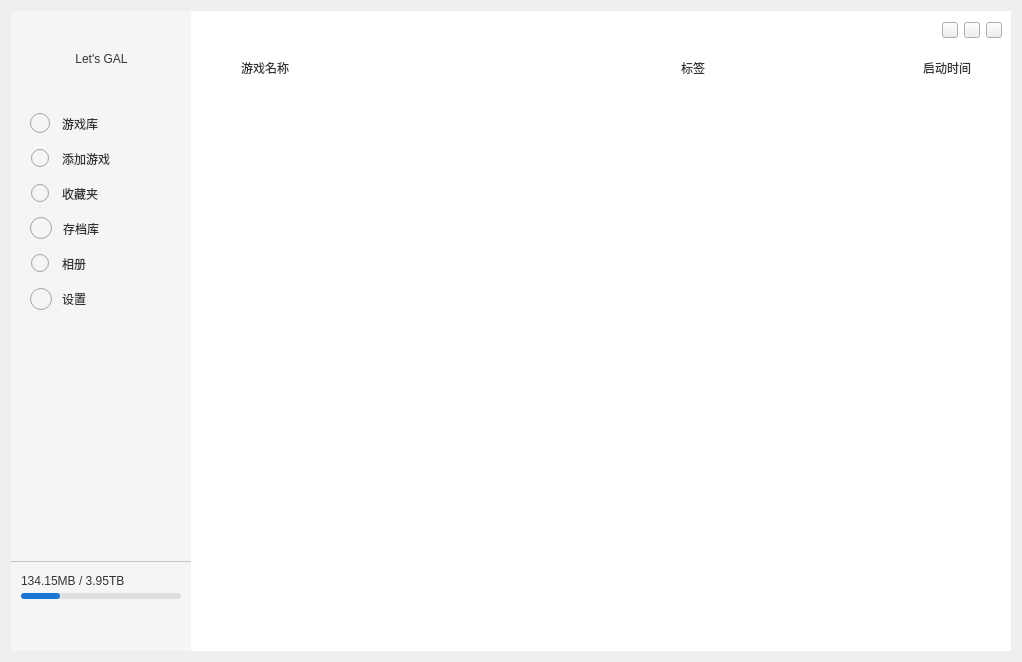
<?xml version="1.0" encoding="UTF-8"?>
<ui version="4.0">
 <class>MainScn</class>
 <widget class="QWidget" name="MainScn">
  <property name="geometry">
   <rect>
    <x>0</x>
    <y>0</y>
    <width>1022</width>
    <height>662</height>
   </rect>
  </property>
  <property name="windowTitle">
   <string>MainScn</string>
  </property>
  <layout class="QGridLayout" name="gridLayout">
   <item row="0" column="0">
    <widget class="QWidget" name="widget" native="true">
     <property name="styleSheet">
      <string notr="true">#widget{background-color: rgb(255, 255, 255);}</string>
     </property>
     <layout class="QGridLayout" name="gridLayout_2">
      <property name="leftMargin">
       <number>0</number>
      </property>
      <property name="topMargin">
       <number>0</number>
      </property>
      <property name="rightMargin">
       <number>0</number>
      </property>
      <property name="bottomMargin">
       <number>0</number>
      </property>
      <property name="spacing">
       <number>0</number>
      </property>
      <item row="0" column="1">
       <widget class="QWidget" name="widgetTitle" native="true">
        <property name="minimumSize">
         <size>
          <width>0</width>
          <height>30</height>
         </size>
        </property>
        <property name="maximumSize">
         <size>
          <width>16777215</width>
          <height>80</height>
         </size>
        </property>
        <property name="styleSheet">
         <string notr="true">#widgetTitle{background-color: rgb(255, 255, 255);}</string>
        </property>
        <layout class="QGridLayout" name="gridLayout_3">
         <property name="sizeConstraint">
          <enum>QLayout::SetMinimumSize</enum>
         </property>
         <property name="horizontalSpacing">
          <number>6</number>
         </property>
         <item row="0" column="0" colspan="2">
          <spacer name="horizontalSpacer_3">
           <property name="orientation">
            <enum>Qt::Horizontal</enum>
           </property>
           <property name="sizeType">
            <enum>QSizePolicy::Minimum</enum>
           </property>
           <property name="sizeHint" stdset="0">
            <size>
             <width>40</width>
             <height>20</height>
            </size>
           </property>
          </spacer>
         </item>
         <item row="0" column="2">
          <widget class="QPushButton" name="pushButtonMini">
           <property name="maximumSize">
            <size>
             <width>16</width>
             <height>16</height>
            </size>
           </property>
           <property name="styleSheet">
            <string notr="true">border-image: url(:/i/mini.png);</string>
           </property>
           <property name="text">
            <string/>
           </property>
          </widget>
         </item>
         <item row="0" column="4">
          <widget class="QPushButton" name="pushButtonClose">
           <property name="minimumSize">
            <size>
             <width>16</width>
             <height>16</height>
            </size>
           </property>
           <property name="maximumSize">
            <size>
             <width>16</width>
             <height>16</height>
            </size>
           </property>
           <property name="styleSheet">
            <string notr="true">#pushButtonClose{
border-image: url(:/i/close.png);
}
#pushButtonClose:hover{
border-image: url(:/i/close.png);
background-color: rgb(254, 235, 234);
}</string>
           </property>
           <property name="text">
            <string/>
           </property>
          </widget>
         </item>
         <item row="0" column="3">
          <widget class="QPushButton" name="pushButtonMaxAndNormal">
           <property name="maximumSize">
            <size>
             <width>16</width>
             <height>16</height>
            </size>
           </property>
           <property name="styleSheet">
            <string notr="true">border-image: url(:/i/max.png);</string>
           </property>
           <property name="text">
            <string/>
           </property>
           <property name="checkable">
            <bool>true</bool>
           </property>
           <property name="checked">
            <bool>false</bool>
           </property>
          </widget>
         </item>
        </layout>
       </widget>
      </item>
      <item row="2" column="1">
       <spacer name="horizontalSpacer">
        <property name="orientation">
         <enum>Qt::Horizontal</enum>
        </property>
        <property name="sizeHint" stdset="0">
         <size>
          <width>40</width>
          <height>0</height>
         </size>
        </property>
       </spacer>
      </item>
      <item row="1" column="1">
       <widget class="QStackedWidget" name="stackedWidgetLibrary">
        <property name="minimumSize">
         <size>
          <width>0</width>
          <height>520</height>
         </size>
        </property>
        <property name="styleSheet">
         <string notr="true">#stackedWidgetLibrary{background-color: rgb(255, 255, 255);}
</string>
        </property>
        <property name="currentIndex">
         <number>1</number>
        </property>
        <widget class="QWidget" name="page_2">
         <layout class="QGridLayout" name="gridLayout_5">
          <item row="6" column="2">
           <widget class="QPushButton" name="pushButtonFloder">
            <property name="minimumSize">
             <size>
              <width>65</width>
              <height>65</height>
             </size>
            </property>
            <property name="maximumSize">
             <size>
              <width>65000</width>
              <height>16777215</height>
             </size>
            </property>
            <property name="styleSheet">
             <string notr="true">border-image: url(:/i/floder.png);
margin-top: 5px;</string>
            </property>
            <property name="text">
             <string/>
            </property>
           </widget>
          </item>
          <item row="7" column="1">
           <spacer name="verticalSpacer_2">
            <property name="orientation">
             <enum>Qt::Vertical</enum>
            </property>
            <property name="sizeHint" stdset="0">
             <size>
              <width>20</width>
              <height>40</height>
             </size>
            </property>
           </spacer>
          </item>
          <item row="6" column="3">
           <spacer name="horizontalSpacer_6">
            <property name="orientation">
             <enum>Qt::Horizontal</enum>
            </property>
            <property name="sizeHint" stdset="0">
             <size>
              <width>40</width>
              <height>20</height>
             </size>
            </property>
           </spacer>
          </item>
          <item row="2" column="0">
           <spacer name="verticalSpacer">
            <property name="orientation">
             <enum>Qt::Vertical</enum>
            </property>
            <property name="sizeHint" stdset="0">
             <size>
              <width>20</width>
              <height>40</height>
             </size>
            </property>
           </spacer>
          </item>
          <item row="6" column="1">
           <widget class="QPushButton" name="pushButtonZIP">
            <property name="minimumSize">
             <size>
              <width>65</width>
              <height>70</height>
             </size>
            </property>
            <property name="maximumSize">
             <size>
              <width>65000</width>
              <height>16777215</height>
             </size>
            </property>
            <property name="layoutDirection">
             <enum>Qt::LeftToRight</enum>
            </property>
            <property name="styleSheet">
             <string notr="true">border-image: url(:/i/zip.png);
margin-top: 5px;</string>
            </property>
            <property name="text">
             <string/>
            </property>
           </widget>
          </item>
          <item row="6" column="0">
           <spacer name="horizontalSpacer_5">
            <property name="orientation">
             <enum>Qt::Horizontal</enum>
            </property>
            <property name="sizeHint" stdset="0">
             <size>
              <width>40</width>
              <height>20</height>
             </size>
            </property>
           </spacer>
          </item>
          <item row="5" column="0" colspan="4">
           <widget class="QLabel" name="label_9">
            <property name="styleSheet">
             <string notr="true">font: 7pt &quot;方正兰亭圆_GBK&quot;;
color: rgb(167, 167, 167);</string>
            </property>
            <property name="frameShadow">
             <enum>QFrame::Plain</enum>
            </property>
            <property name="text">
             <string>或者</string>
            </property>
            <property name="textFormat">
             <enum>Qt::AutoText</enum>
            </property>
            <property name="alignment">
             <set>Qt::AlignCenter</set>
            </property>
           </widget>
          </item>
          <item row="4" column="0" colspan="4">
           <widget class="QLabel" name="label_8">
            <property name="styleSheet">
             <string notr="true">font: 9pt &quot;方正兰亭圆_GBK&quot;;
color: rgb(52, 52, 52);</string>
            </property>
            <property name="frameShadow">
             <enum>QFrame::Plain</enum>
            </property>
            <property name="text">
             <string>将压缩包/文件夹拖动到这里</string>
            </property>
            <property name="textFormat">
             <enum>Qt::AutoText</enum>
            </property>
            <property name="alignment">
             <set>Qt::AlignCenter</set>
            </property>
           </widget>
          </item>
          <item row="8" column="0">
           <widget class="QPushButton" name="pushButton_3">
            <property name="maximumSize">
             <size>
              <width>100</width>
              <height>16777215</height>
             </size>
            </property>
            <property name="styleSheet">
             <string notr="true">QPushButton{
border:none;
	font: 9pt &quot;方正兰亭圆_GBK&quot;;
	color: rgb(157, 157, 157);
}
QPushButton:hover{
text-decoration: underline;
}
</string>
            </property>
            <property name="text">
             <string>扫描库文件夹</string>
            </property>
           </widget>
          </item>
         </layout>
        </widget>
        <widget class="QWidget" name="page_1">
         <layout class="QGridLayout" name="gridLayout_6">
          <item row="0" column="2">
           <spacer name="horizontalSpacer_7">
            <property name="orientation">
             <enum>Qt::Horizontal</enum>
            </property>
            <property name="sizeType">
             <enum>QSizePolicy::Minimum</enum>
            </property>
            <property name="sizeHint" stdset="0">
             <size>
              <width>380</width>
              <height>20</height>
             </size>
            </property>
           </spacer>
          </item>
          <item row="0" column="1">
           <widget class="QLabel" name="label_5">
            <property name="styleSheet">
             <string notr="true">font: 7pt &quot;方正兰亭圆_GBK&quot;;
color: rgb(52, 52, 52);</string>
            </property>
            <property name="text">
             <string>游戏名称</string>
            </property>
           </widget>
          </item>
          <item row="0" column="3">
           <widget class="QLabel" name="label_6">
            <property name="styleSheet">
             <string notr="true">font: 7pt &quot;方正兰亭圆_GBK&quot;;
color: rgb(52, 52, 52);</string>
            </property>
            <property name="text">
             <string>标签</string>
            </property>
           </widget>
          </item>
          <item row="0" column="6">
           <spacer name="horizontalSpacer_4">
            <property name="orientation">
             <enum>Qt::Horizontal</enum>
            </property>
            <property name="sizeType">
             <enum>QSizePolicy::Minimum</enum>
            </property>
            <property name="sizeHint" stdset="0">
             <size>
              <width>25</width>
              <height>20</height>
             </size>
            </property>
           </spacer>
          </item>
          <item row="0" column="5">
           <widget class="QLabel" name="label">
            <property name="styleSheet">
             <string notr="true">font: 7pt &quot;方正兰亭圆_GBK&quot;;
color: rgb(52, 52, 52);</string>
            </property>
            <property name="text">
             <string>启动时间</string>
            </property>
           </widget>
          </item>
          <item row="0" column="0">
           <spacer name="horizontalSpacer_2">
            <property name="orientation">
             <enum>Qt::Horizontal</enum>
            </property>
            <property name="sizeType">
             <enum>QSizePolicy::Minimum</enum>
            </property>
            <property name="sizeHint" stdset="0">
             <size>
              <width>35</width>
              <height>20</height>
             </size>
            </property>
           </spacer>
          </item>
          <item row="0" column="4">
           <spacer name="horizontalSpacer_8">
            <property name="orientation">
             <enum>Qt::Horizontal</enum>
            </property>
            <property name="sizeHint" stdset="0">
             <size>
              <width>40</width>
              <height>20</height>
             </size>
            </property>
           </spacer>
          </item>
          <item row="1" column="0" colspan="7">
           <widget class="QListView" name="listViewLibrary">
            <property name="styleSheet">
             <string notr="true">QListView{border:none;}
QScrollBar{width:0;height:0}</string>
            </property>
           </widget>
          </item>
         </layout>
        </widget>
       </widget>
      </item>
      <item row="0" column="0" rowspan="3">
       <widget class="QWidget" name="widgetPannel" native="true">
        <property name="minimumSize">
         <size>
          <width>180</width>
          <height>0</height>
         </size>
        </property>
        <property name="styleSheet">
         <string notr="true">#widgetPannel{background-color: rgb(245, 245, 246);}
</string>
        </property>
        <widget class="QRadioButton" name="radioButtonLibrary">
         <property name="geometry">
          <rect>
           <x>10</x>
           <y>95</y>
           <width>161</width>
           <height>35</height>
          </rect>
         </property>
         <property name="styleSheet">
          <string notr="true">QRadioButton{
background-color: rgb(245, 245, 246);
border-radius:8px;
font: 9pt &quot;方正兰亭圆_GBK&quot;;
color: rgb(52, 52, 52);
padding-left:9px;
spacing:12px;
}
QRadioButton:hover{
background-color: rgb(236, 236, 238);
}
QRadioButton:checked{
background-color: rgb(236, 236, 238);
}
QRadioButton:indicator{
	width:20px;height:20px;
	border-image: url(:/i/file.png);
}
</string>
         </property>
         <property name="text">
          <string>游戏库</string>
         </property>
         <property name="checkable">
          <bool>true</bool>
         </property>
         <property name="checked">
          <bool>false</bool>
         </property>
        </widget>
        <widget class="QRadioButton" name="radioButtonShot">
         <property name="geometry">
          <rect>
           <x>10</x>
           <y>235</y>
           <width>161</width>
           <height>35</height>
          </rect>
         </property>
         <property name="styleSheet">
          <string notr="true">QRadioButton{
background-color: rgb(245, 245, 246);
border-radius:8px;
font: 9pt &quot;方正兰亭圆_GBK&quot;;
color: rgb(52, 52, 52);
padding-left:10px;
spacing:13px;
}
QRadioButton:hover{
background-color: rgb(236, 236, 238);
}
QRadioButton:checked{
background-color: rgb(236, 236, 238);
}
QRadioButton:indicator{
width:18px;height:18px;
	border-image: url(:/i/photo.png);
}
</string>
         </property>
         <property name="text">
          <string>相册</string>
         </property>
         <property name="checkable">
          <bool>true</bool>
         </property>
        </widget>
        <widget class="QRadioButton" name="radioButtonSetting">
         <property name="geometry">
          <rect>
           <x>10</x>
           <y>270</y>
           <width>161</width>
           <height>35</height>
          </rect>
         </property>
         <property name="styleSheet">
          <string notr="true">QRadioButton{
background-color: rgb(245, 245, 246);
border-radius:8px;
font: 9pt &quot;方正兰亭圆_GBK&quot;;
color: rgb(52, 52, 52);
padding-left:8px;
spacing:10px;
}
QRadioButton:hover{
background-color: rgb(236, 236, 238);
}
QRadioButton:checked{
background-color: rgb(236, 236, 238);
}
QRadioButton:indicator{
width:23px;height:23px;
	border-image: url(:/i/setting.png);
}
</string>
         </property>
         <property name="text">
          <string>设置</string>
         </property>
         <property name="checkable">
          <bool>true</bool>
         </property>
        </widget>
        <widget class="QRadioButton" name="radioButtonAddGame">
         <property name="geometry">
          <rect>
           <x>10</x>
           <y>130</y>
           <width>161</width>
           <height>35</height>
          </rect>
         </property>
         <property name="styleSheet">
          <string notr="true">QRadioButton{
background-color: rgb(245, 245, 246);
border-radius:8px;
font: 9pt &quot;方正兰亭圆_GBK&quot;;
color: rgb(52, 52, 52);
padding-left:10px;
spacing:13px;
}
QRadioButton:hover{
background-color: rgb(236, 236, 238);
}
QRadioButton:checked{
background-color: rgb(236, 236, 238);
}
QRadioButton:indicator{
width:18px;height:18px;
	border-image: url(:/i/new.png);
}
</string>
         </property>
         <property name="text">
          <string>添加游戏</string>
         </property>
         <property name="checkable">
          <bool>true</bool>
         </property>
        </widget>
        <widget class="QRadioButton" name="radioButtonStar">
         <property name="geometry">
          <rect>
           <x>10</x>
           <y>165</y>
           <width>161</width>
           <height>35</height>
          </rect>
         </property>
         <property name="styleSheet">
          <string notr="true">QRadioButton{
background-color: rgb(245, 245, 246);
border-radius:8px;
font: 9pt &quot;方正兰亭圆_GBK&quot;;
color: rgb(52, 52, 52);
padding-left:10px;
spacing:13px;
}
QRadioButton:hover{
background-color: rgb(236, 236, 238);
}
QRadioButton:checked{
background-color: rgb(236, 236, 238);
}
QRadioButton:indicator{
width:18px;height:18px;
	border-image: url(:/i/star.png);
}
</string>
         </property>
         <property name="text">
          <string>收藏夹</string>
         </property>
         <property name="checkable">
          <bool>true</bool>
         </property>
        </widget>
        <widget class="QRadioButton" name="radioButtonSave">
         <property name="geometry">
          <rect>
           <x>10</x>
           <y>200</y>
           <width>161</width>
           <height>35</height>
          </rect>
         </property>
         <property name="styleSheet">
          <string notr="true">QRadioButton{
background-color: rgb(245, 245, 246);
border-radius:8px;
font: 9pt &quot;方正兰亭圆_GBK&quot;;
color: rgb(52, 52, 52);
padding-left:9px;
spacing:11px;
}
QRadioButton:hover{
background-color: rgb(236, 236, 238);
}
QRadioButton:checked{
background-color: rgb(236, 236, 238);
}
QRadioButton:indicator{
width:22px;height:22px;
	border-image: url(:/i/savelibrary.png);
}
</string>
         </property>
         <property name="text">
          <string>存档库</string>
         </property>
         <property name="checkable">
          <bool>true</bool>
         </property>
        </widget>
        <widget class="QLabel" name="label_2">
         <property name="geometry">
          <rect>
           <x>10</x>
           <y>30</y>
           <width>161</width>
           <height>36</height>
          </rect>
         </property>
         <property name="minimumSize">
          <size>
           <width>90</width>
           <height>0</height>
          </size>
         </property>
         <property name="styleSheet">
          <string notr="true">font: 11pt &quot;Arial&quot;;
color: rgb(52, 52, 52);</string>
         </property>
         <property name="text">
          <string>Let's GAL</string>
         </property>
         <property name="alignment">
          <set>Qt::AlignCenter</set>
         </property>
        </widget>
        <widget class="QLabel" name="label_3">
         <property name="geometry">
          <rect>
           <x>0</x>
           <y>550</y>
           <width>180</width>
           <height>1</height>
          </rect>
         </property>
         <property name="styleSheet">
          <string notr="true">background-color: rgb(198, 198, 198);</string>
         </property>
         <property name="text">
          <string/>
         </property>
        </widget>
        <widget class="QLabel" name="label_4">
         <property name="geometry">
          <rect>
           <x>10</x>
           <y>562</y>
           <width>161</width>
           <height>16</height>
          </rect>
         </property>
         <property name="styleSheet">
          <string notr="true">font: 8pt &quot;Arial&quot;;	color: rgb(52, 52, 52);</string>
         </property>
         <property name="text">
          <string>134.15MB / 3.95TB</string>
         </property>
        </widget>
        <widget class="QProgressBar" name="progressBar">
         <property name="geometry">
          <rect>
           <x>10</x>
           <y>582</y>
           <width>160</width>
           <height>6</height>
          </rect>
         </property>
         <property name="styleSheet">
          <string notr="true">QProgressBar{
height:10;
border-radius:3px;
background-color: rgb(222, 223, 225);
}
 
QProgressBar::chunk{
border-radius:3px;
background-color:#1976D3;
}</string>
         </property>
         <property name="maximum">
          <number>98</number>
         </property>
         <property name="value">
          <number>24</number>
         </property>
         <property name="textVisible">
          <bool>false</bool>
         </property>
         <property name="invertedAppearance">
          <bool>false</bool>
         </property>
         <property name="textDirection">
          <enum>QProgressBar::TopToBottom</enum>
         </property>
        </widget>
       </widget>
      </item>
     </layout>
    </widget>
   </item>
  </layout>
 </widget>
 <resources/>
 <connections/>
</ui>
